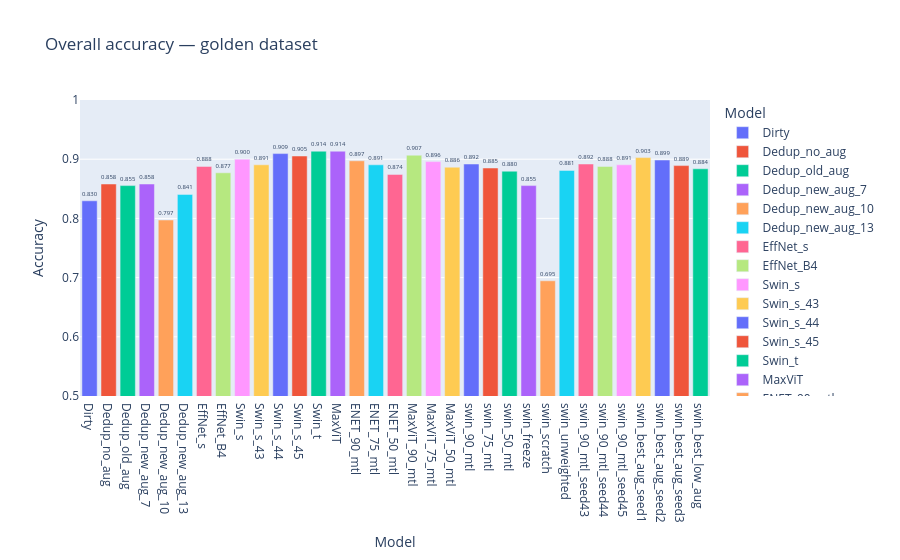
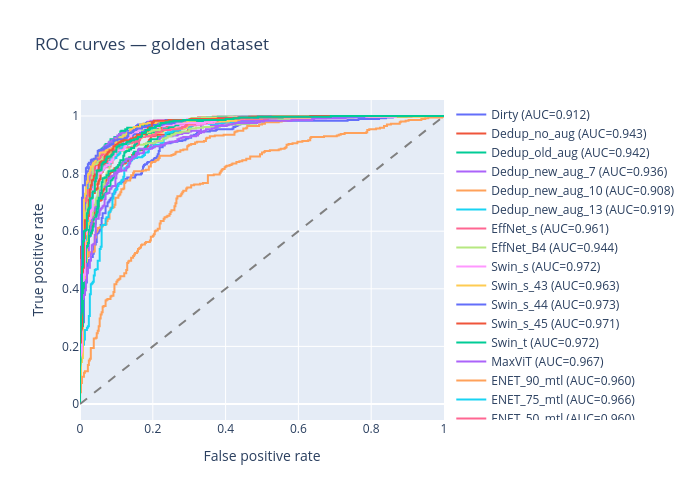
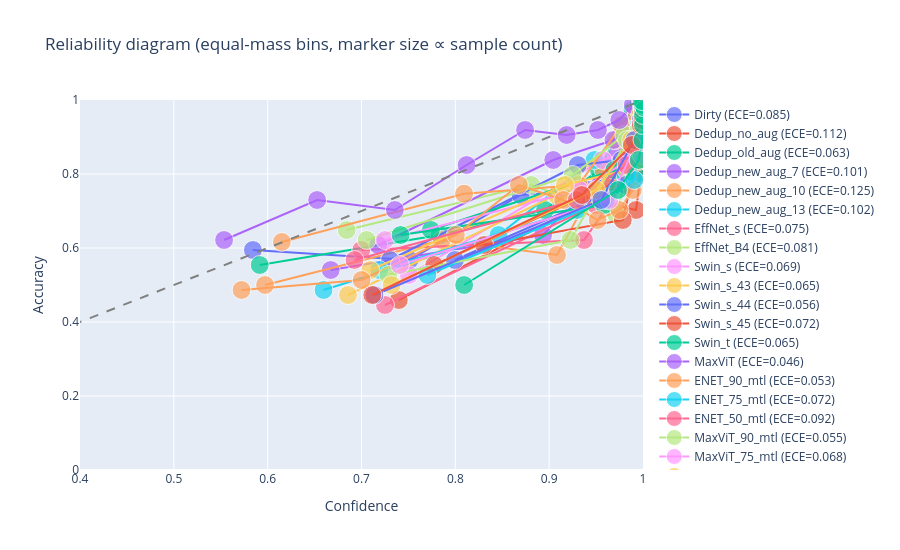

Here is the notebook cell these charts were saved with, in order:
### Code cell
# ── Compute all metrics first ─────────────────────────────────────────────────
metrics = {}
rows = []
for name, df in results.items():
    fpr, tpr, _ = roc_curve(df["true_label"], df["p_rotten"])
    auc = roc_auc_score(df["true_label"], df["p_rotten"])
    ece, bins = compute_ece(df["true_label"], df["pred"], df["confidence"])
    prec, rec, f1, _ = precision_recall_fscore_support(
        df["true_label"], df["pred"], average="binary", pos_label=1, zero_division=0
    )
    metrics[name] = {"fpr": fpr, "tpr": tpr, "auc": auc, "ece": ece, "bins": bins}
    rows.append({
        "Model":       name,
        "Accuracy":    df["correct"].mean(),
        "AUC-ROC":     auc,
        "ECE":         ece,
        "Brier":       brier_score_loss(df["true_label"], df["p_rotten"]),
        "Mean conf.":  df["confidence"].mean(),
        "Precision":   prec,
        "Recall":      rec,
        "F1":          f1,
        "N":           len(df),
    })

# ── Summary table (before figures) ────────────────────────────────────────────
summary = pd.DataFrame(rows).set_index("Model")
higher_better = ["Accuracy", "AUC-ROC", "F1", "Precision", "Recall"]
lower_better  = ["ECE", "Brier"]

def rank_highlight(col, ascending):
    """Color top 3 distinct values: dark > medium > light green."""
    ranks = col.rank(ascending=ascending, method='dense')
    colors = {
        1: 'background-color:#4C9B36; color:black; weight:bold;',  
        2: 'background-color:#97D586 ; color:black',             
        3: 'background-color:#B4E1A8; color:black',       
    }
    return [colors.get(int(r), '') for r in ranks]

display(summary.style
    .format("{:.4f}", subset=summary.columns.difference(["N"]))
    .apply(lambda c: rank_highlight(c, ascending=False), subset=higher_better)
    .apply(lambda c: rank_highlight(c, ascending=True),  subset=lower_better)
)

# ── Overall accuracy bar chart ─────────────────────────────────────────────────
overall = summary[["Accuracy"]].reset_index()
fig1 = px.bar(overall, x="Model", y="Accuracy", text_auto=".3f",
              title="Overall accuracy — golden dataset",
              color="Model", range_y=[0.5, 1.0])
fig1.update_traces(textposition="outside")
fig1.show()

# ── ROC curves ────────────────────────────────────────────────────────────────
fig_roc = go.Figure()
for name, m in metrics.items():
    fig_roc.add_trace(go.Scatter(x=m["fpr"], y=m["tpr"], mode="lines",
                                 name=f"{name} (AUC={m['auc']:.3f})"))
fig_roc.add_trace(go.Scatter(x=[0, 1], y=[0, 1], mode="lines",
                             line=dict(dash="dash", color="gray"), name="Random"))
fig_roc.update_layout(title="ROC curves — golden dataset",
                      xaxis_title="False positive rate", yaxis_title="True positive rate",
                      height=500, width=700)
fig_roc.show()

# ── Reliability diagram ───────────────────────────────────────────────────────
# Reliability diagram — equal-mass (quantile) bins + marker size ∝ sample count
# Fixes the jaggedness from sparse equal-width bins; legend click still toggles each trace
N_BINS_VIS = 10
fig_ece = go.Figure()
for name, df in results.items():
    conf = df["confidence"].values
    correct = df["correct"].values.astype(int)
    edges = np.quantile(conf, np.linspace(0, 1, N_BINS_VIS + 1))
    edges[0], edges[-1] = 0.0, 1.0
    xs, ys, counts = [], [], []
    for i in range(N_BINS_VIS):
        lo, hi = edges[i], edges[i + 1]
        m = (conf >= lo) & (conf < hi) if i < N_BINS_VIS - 1 else (conf >= lo) & (conf <= hi)
        if m.sum() < 2:
            continue
        xs.append(float(conf[m].mean()))
        ys.append(float(correct[m].mean()))
        counts.append(int(m.sum()))
    fig_ece.add_trace(go.Scatter(
        x=xs, y=ys, mode="lines+markers",
        marker=dict(size=[6 + float(np.sqrt(c)) * 1.5 for c in counts]),
        customdata=counts,
        hovertemplate="conf=%{x:.3f}<br>acc=%{y:.3f}<br>n=%{customdata}<extra></extra>",
        name=f"{name} (ECE={metrics[name]['ece']:.3f})",
    ))
fig_ece.add_trace(go.Scatter(
    x=[0, 1], y=[0, 1], mode="lines",
    line=dict(dash="dash", color="gray"), name="Perfect calibration"
))
fig_ece.update_layout(
    title="Reliability diagram (equal-mass bins, marker size ∝ sample count)",
    xaxis_title="Confidence", yaxis_title="Accuracy",
    xaxis=dict(range=[0.4, 1.0]), yaxis=dict(range=[0, 1]),
    height=550, width=900,
    legend=dict(itemclick="toggle", itemdoubleclick="toggleothers"),
)
fig_ece.show()


# ── Per-category grouped bar chart ────────────────────────────────────────────
# per_cat = []
# for name, df in results.items():
#     cat_acc = df.groupby("produce")["correct"].mean().reset_index()
#     cat_acc.columns = ["produce", "accuracy"]
#     cat_acc["model"] = name
#     per_cat.append(cat_acc)

# per_cat_df = pd.concat(per_cat)

# fig2 = px.bar(per_cat_df, x="produce", y="accuracy", color="model",
#               barmode="group", title="Per-category accuracy - golden dataset",
#               range_y=[0, 1.0], text_auto=".2f")
# fig2.update_layout(xaxis_tickangle=-45, height=500)
# fig2.show()

# ── Heatmap ───────────────────────────────────────────────────────────────────
# pivot = per_cat_df.pivot(index="model", columns="produce", values="accuracy")

# fig3 = px.imshow(pivot, text_auto=".2f", aspect="auto",
#                  color_continuous_scale="RdYlGn", range_color=[0.5, 1.0],
#                  title="Accuracy heatmap — model vs category")
# fig3.show()

# OOD golden-set accuracy - task-critical, this is what the system will actually face
# OOD AUC-ROC - robust to class imbalance, threshold-free. Great tiebreaker when accuracies are within 1-2pp
# OOD ECE/brier - calibration matters because ripeness grading downstream reads softmax confidence
# 
# 1. Identify best dataset variation using EfficientNet STL baseline (deduplication, pre-augmentation)
#    Deduplication (old aug) has wins over no aug; however, deduplicaiton + new aug has superior performance.
#    =DEDUPLICATION (NO AUG) WINS=
# 2. Identify best STL architecture at fixed optimizer (AdamW): EfficientNet vs Swin vs MaxViT
#    MAXVIT WINS BY ACC, ECE/BRIER (notably) & F1. Keep Enet_v2 for CNN comparison.
# 3. On winning arch, MTL vs STL with unified stopping criterion (primary-task loss)
# 4. On winning arch, architectural ablations:
#     - freeze / partial-freeze / finetune
#     - pretrained / random-init
#     - class-weighted / unweighted loss
# 5. Augmentation ablation on best config from (4)
# 6. Post-hoc: temperature scaling on val > OOD ECE check

### Figure 1 — Plotly figure (JSON) as saved in the notebook; plotly's stock layout.template omitted (floating-point values rounded to 4 significant figures)
{"data": [{"hovertemplate": "Model=%{x}<br>Accuracy=%{y}<extra></extra>", "legendgroup": "Dirty", "marker": {"color": "#636efa", "pattern": {"shape": ""}}, "name": "Dirty", "orientation": "v", "showlegend": true, "textposition": "outside", "texttemplate": "%{y:.3f}", "type": "bar", "x": ["Dirty"], "xaxis": "x", "y": [0.8297], "yaxis": "y"}, {"hovertemplate": "Model=%{x}<br>Accuracy=%{y}<extra></extra>", "legendgroup": "Dedup_no_aug", "marker": {"color": "#EF553B", "pattern": {"shape": ""}}, "name": "Dedup_no_aug", "orientation": "v", "showlegend": true, "textposition": "outside", "texttemplate": "%{y:.3f}", "type": "bar", "x": ["Dedup_no_aug"], "xaxis": "x", "y": [0.8581], "yaxis": "y"}, {"hovertemplate": "Model=%{x}<br>Accuracy=%{y}<extra></extra>", "legendgroup": "Dedup_old_aug", "marker": {"color": "#00cc96", "pattern": {"shape": ""}}, "name": "Dedup_old_aug", "orientation": "v", "showlegend": true, "textposition": "outside", "texttemplate": "%{y:.3f}", "type": "bar", "x": ["Dedup_old_aug"], "xaxis": "x", "y": [0.8554], "yaxis": "y"}, {"hovertemplate": "Model=%{x}<br>Accuracy=%{y}<extra></extra>", "legendgroup": "Dedup_new_aug_7", "marker": {"color": "#ab63fa", "pattern": {"shape": ""}}, "name": "Dedup_new_aug_7", "orientation": "v", "showlegend": true, "textposition": "outside", "texttemplate": "%{y:.3f}", "type": "bar", "x": ["Dedup_new_aug_7"], "xaxis": "x", "y": [0.8581], "yaxis": "y"}, {"hovertemplate": "Model=%{x}<br>Accuracy=%{y}<extra></extra>", "legendgroup": "Dedup_new_aug_10", "marker": {"color": "#FFA15A", "pattern": {"shape": ""}}, "name": "Dedup_new_aug_10", "orientation": "v", "showlegend": true, "textposition": "outside", "texttemplate": "%{y:.3f}", "type": "bar", "x": ["Dedup_new_aug_10"], "xaxis": "x", "y": [0.7973], "yaxis": "y"}, {"hovertemplate": "Model=%{x}<br>Accuracy=%{y}<extra></extra>", "legendgroup": "Dedup_new_aug_13", "marker": {"color": "#19d3f3", "pattern": {"shape": ""}}, "name": "Dedup_new_aug_13", "orientation": "v", "showlegend": true, "textposition": "outside", "texttemplate": "%{y:.3f}", "type": "bar", "x": ["Dedup_new_aug_13"], "xaxis": "x", "y": [0.8405], "yaxis": "y"}, {"hovertemplate": "Model=%{x}<br>Accuracy=%{y}<extra></extra>", "legendgroup": "EffNet_s", "marker": {"color": "#FF6692", "pattern": {"shape": ""}}, "name": "EffNet_s", "orientation": "v", "showlegend": true, "textposition": "outside", "texttemplate": "%{y:.3f}", "type": "bar", "x": ["EffNet_s"], "xaxis": "x", "y": [0.8878], "yaxis": "y"}, {"hovertemplate": "Model=%{x}<br>Accuracy=%{y}<extra></extra>", "legendgroup": "EffNet_B4", "marker": {"color": "#B6E880", "pattern": {"shape": ""}}, "name": "EffNet_B4", "orientation": "v", "showlegend": true, "textposition": "outside", "texttemplate": "%{y:.3f}", "type": "bar", "x": ["EffNet_B4"], "xaxis": "x", "y": [0.877], "yaxis": "y"}, {"hovertemplate": "Model=%{x}<br>Accuracy=%{y}<extra></extra>", "legendgroup": "Swin_s", "marker": {"color": "#FF97FF", "pattern": {"shape": ""}}, "name": "Swin_s", "orientation": "v", "showlegend": true, "textposition": "outside", "texttemplate": "%{y:.3f}", "type": "bar", "x": ["Swin_s"], "xaxis": "x", "y": [0.9], "yaxis": "y"}, {"hovertemplate": "Model=%{x}<br>Accuracy=%{y}<extra></extra>", "legendgroup": "Swin_s_43", "marker": {"color": "#FECB52", "pattern": {"shape": ""}}, "name": "Swin_s_43", "orientation": "v", "showlegend": true, "textposition": "outside", "texttemplate": "%{y:.3f}", "type": "bar", "x": ["Swin_s_43"], "xaxis": "x", "y": [0.8905], "yaxis": "y"}, {"hovertemplate": "Model=%{x}<br>Accuracy=%{y}<extra></extra>", "legendgroup": "Swin_s_44", "marker": {"color": "#636efa", "pattern": {"shape": ""}}, "name": "Swin_s_44", "orientation": "v", "showlegend": true, "textposition": "outside", "texttemplate": "%{y:.3f}", "type": "bar", "x": ["Swin_s_44"], "xaxis": "x", "y": [0.9095], "yaxis": "y"}, {"hovertemplate": "Model=%{x}<br>Accuracy=%{y}<extra></extra>", "legendgroup": "Swin_s_45", "marker": {"color": "#EF553B", "pattern": {"shape": ""}}, "name": "Swin_s_45", "orientation": "v", "showlegend": true, "textposition": "outside", "texttemplate": "%{y:.3f}", "type": "bar", "x": ["Swin_s_45"], "xaxis": "x", "y": [0.9054], "yaxis": "y"}, {"hovertemplate": "Model=%{x}<br>Accuracy=%{y}<extra></extra>", "legendgroup": "Swin_t", "marker": {"color": "#00cc96", "pattern": {"shape": ""}}, "name": "Swin_t", "orientation": "v", "showlegend": true, "textposition": "outside", "texttemplate": "%{y:.3f}", "type": "bar", "x": ["Swin_t"], "xaxis": "x", "y": [0.9135], "yaxis": "y"}, {"hovertemplate": "Model=%{x}<br>Accuracy=%{y}<extra></extra>", "legendgroup": "MaxViT", "marker": {"color": "#ab63fa", "pattern": {"shape": ""}}, "name": "MaxViT", "orientation": "v", "showlegend": true, "textposition": "outside", "texttemplate": "%{y:.3f}", "type": "bar", "x": ["MaxViT"], "xaxis": "x", "y": [0.9135], "yaxis": "y"}, {"hovertemplate": "Model=%{x}<br>Accuracy=%{y}<extra></extra>", "legendgroup": "ENET_90_mtl", "marker": {"color": "#FFA15A", "pattern": {"shape": ""}}, "name": "ENET_90_mtl", "orientation": "v", "showlegend": true, "textposition": "outside", "texttemplate": "%{y:.3f}", "type": "bar", "x": ["ENET_90_mtl"], "xaxis": "x", "y": [0.8973], "yaxis": "y"}, {"hovertemplate": "Model=%{x}<br>Accuracy=%{y}<extra></extra>", "legendgroup": "ENET_75_mtl", "marker": {"color": "#19d3f3", "pattern": {"shape": ""}}, "name": "ENET_75_mtl", "orientation": "v", "showlegend": true, "textposition": "outside", "texttemplate": "%{y:.3f}", "type": "bar", "x": ["ENET_75_mtl"], "xaxis": "x", "y": [0.8905], "yaxis": "y"}, {"hovertemplate": "Model=%{x}<br>Accuracy=%{y}<extra></extra>", "legendgroup": "ENET_50_mtl", "marker": {"color": "#FF6692", "pattern": {"shape": ""}}, "name": "ENET_50_mtl", "orientation": "v", "showlegend": true, "textposition": "outside", "texttemplate": "%{y:.3f}", "type": "bar", "x": ["ENET_50_mtl"], "xaxis": "x", "y": [0.8743], "yaxis": "y"}, {"hovertemplate": "Model=%{x}<br>Accuracy=%{y}<extra></extra>", "legendgroup": "MaxViT_90_mtl", "marker": {"color": "#B6E880", "pattern": {"shape": ""}}, "name": "MaxViT_90_mtl", "orientation": "v", "showlegend": true, "textposition": "outside", "texttemplate": "%{y:.3f}", "type": "bar", "x": ["MaxViT_90_mtl"], "xaxis": "x", "y": [0.9068], "yaxis": "y"}, {"hovertemplate": "Model=%{x}<br>Accuracy=%{y}<extra></extra>", "legendgroup": "MaxViT_75_mtl", "marker": {"color": "#FF97FF", "pattern": {"shape": ""}}, "name": "MaxViT_75_mtl", "orientation": "v", "showlegend": true, "textposition": "outside", "texttemplate": "%{y:.3f}", "type": "bar", "x": ["MaxViT_75_mtl"], "xaxis": "x", "y": [0.8959], "yaxis": "y"}, {"hovertemplate": "Model=%{x}<br>Accuracy=%{y}<extra></extra>", "legendgroup": "MaxViT_50_mtl", "marker": {"color": "#FECB52", "pattern": {"shape": ""}}, "name": "MaxViT_50_mtl", "orientation": "v", "showlegend": true, "textposition": "outside", "texttemplate": "%{y:.3f}", "type": "bar", "x": ["MaxViT_50_mtl"], "xaxis": "x", "y": [0.8865], "yaxis": "y"}, {"hovertemplate": "Model=%{x}<br>Accuracy=%{y}<extra></extra>", "legendgroup": "swin_90_mtl", "marker": {"color": "#636efa", "pattern": {"shape": ""}}, "name": "swin_90_mtl", "orientation": "v", "showlegend": true, "textposition": "outside", "texttemplate": "%{y:.3f}", "type": "bar", "x": ["swin_90_mtl"], "xaxis": "x", "y": [0.8919], "yaxis": "y"}, {"hovertemplate": "Model=%{x}<br>Accuracy=%{y}<extra></extra>", "legendgroup": "swin_75_mtl", "marker": {"color": "#EF553B", "pattern": {"shape": ""}}, "name": "swin_75_mtl", "orientation": "v", "showlegend": true, "textposition": "outside", "texttemplate": "%{y:.3f}", "type": "bar", "x": ["swin_75_mtl"], "xaxis": "x", "y": [0.8851], "yaxis": "y"}, {"hovertemplate": "Model=%{x}<br>Accuracy=%{y}<extra></extra>", "legendgroup": "swin_50_mtl", "marker": {"color": "#00cc96", "pattern": {"shape": ""}}, "name": "swin_50_mtl", "orientation": "v", "showlegend": true, "textposition": "outside", "texttemplate": "%{y:.3f}", "type": "bar", "x": ["swin_50_mtl"], "xaxis": "x", "y": [0.8797], "yaxis": "y"}, {"hovertemplate": "Model=%{x}<br>Accuracy=%{y}<extra></extra>", "legendgroup": "swin_freeze", "marker": {"color": "#ab63fa", "pattern": {"shape": ""}}, "name": "swin_freeze", "orientation": "v", "showlegend": true, "textposition": "outside", "texttemplate": "%{y:.3f}", "type": "bar", "x": ["swin_freeze"], "xaxis": "x", "y": [0.8554], "yaxis": "y"}, {"hovertemplate": "Model=%{x}<br>Accuracy=%{y}<extra></extra>", "legendgroup": "swin_scratch", "marker": {"color": "#FFA15A", "pattern": {"shape": ""}}, "name": "swin_scratch", "orientation": "v", "showlegend": true, "textposition": "outside", "texttemplate": "%{y:.3f}", "type": "bar", "x": ["swin_scratch"], "xaxis": "x", "y": [0.6946], "yaxis": "y"}, {"hovertemplate": "Model=%{x}<br>Accuracy=%{y}<extra></extra>", "legendgroup": "swin_unweighted", "marker": {"color": "#19d3f3", "pattern": {"shape": ""}}, "name": "swin_unweighted", "orientation": "v", "showlegend": true, "textposition": "outside", "texttemplate": "%{y:.3f}", "type": "bar", "x": ["swin_unweighted"], "xaxis": "x", "y": [0.8811], "yaxis": "y"}, {"hovertemplate": "Model=%{x}<br>Accuracy=%{y}<extra></extra>", "legendgroup": "swin_90_mtl_seed43", "marker": {"color": "#FF6692", "pattern": {"shape": ""}}, "name": "swin_90_mtl_seed43", "orientation": "v", "showlegend": true, "textposition": "outside", "texttemplate": "%{y:.3f}", "type": "bar", "x": ["swin_90_mtl_seed43"], "xaxis": "x", "y": [0.8919], "yaxis": "y"}, {"hovertemplate": "Model=%{x}<br>Accuracy=%{y}<extra></extra>", "legendgroup": "swin_90_mtl_seed44", "marker": {"color": "#B6E880", "pattern": {"shape": ""}}, "name": "swin_90_mtl_seed44", "orientation": "v", "showlegend": true, "textposition": "outside", "texttemplate": "%{y:.3f}", "type": "bar", "x": ["swin_90_mtl_seed44"], "xaxis": "x", "y": [0.8878], "yaxis": "y"}, {"hovertemplate": "Model=%{x}<br>Accuracy=%{y}<extra></extra>", "legendgroup": "swin_90_mtl_seed45", "marker": {"color": "#FF97FF", "pattern": {"shape": ""}}, "name": "swin_90_mtl_seed45", "orientation": "v", "showlegend": true, "textposition": "outside", "texttemplate": "%{y:.3f}", "type": "bar", "x": ["swin_90_mtl_seed45"], "xaxis": "x", "y": [0.8905], "yaxis": "y"}, {"hovertemplate": "Model=%{x}<br>Accuracy=%{y}<extra></extra>", "legendgroup": "swin_best_aug_seed1", "marker": {"color": "#FECB52", "pattern": {"shape": ""}}, "name": "swin_best_aug_seed1", "orientation": "v", "showlegend": true, "textposition": "outside", "texttemplate": "%{y:.3f}", "type": "bar", "x": ["swin_best_aug_seed1"], "xaxis": "x", "y": [0.9027], "yaxis": "y"}, {"hovertemplate": "Model=%{x}<br>Accuracy=%{y}<extra></extra>", "legendgroup": "swin_best_aug_seed2", "marker": {"color": "#636efa", "pattern": {"shape": ""}}, "name": "swin_best_aug_seed2", "orientation": "v", "showlegend": true, "textposition": "outside", "texttemplate": "%{y:.3f}", "type": "bar", "x": ["swin_best_aug_seed2"], "xaxis": "x", "y": [0.8986], "yaxis": "y"}, {"hovertemplate": "Model=%{x}<br>Accuracy=%{y}<extra></extra>", "legendgroup": "swin_best_aug_seed3", "marker": {"color": "#EF553B", "pattern": {"shape": ""}}, "name": "swin_best_aug_seed3", "orientation": "v", "showlegend": true, "textposition": "outside", "texttemplate": "%{y:.3f}", "type": "bar", "x": ["swin_best_aug_seed3"], "xaxis": "x", "y": [0.8892], "yaxis": "y"}, {"hovertemplate": "Model=%{x}<br>Accuracy=%{y}<extra></extra>", "legendgroup": "swin_best_low_aug", "marker": {"color": "#00cc96", "pattern": {"shape": ""}}, "name": "swin_best_low_aug", "orientation": "v", "showlegend": true, "textposition": "outside", "texttemplate": "%{y:.3f}", "type": "bar", "x": ["swin_best_low_aug"], "xaxis": "x", "y": [0.8838], "yaxis": "y"}], "layout": {"barmode": "relative", "legend": {"title": {"text": "Model"}, "tracegroupgap": 0}, "title": {"text": "Overall accuracy — golden dataset"}, "xaxis": {"anchor": "y", "categoryarray": ["Dirty", "Dedup_no_aug", "Dedup_old_aug", "Dedup_new_aug_7", "Dedup_new_aug_10", "Dedup_new_aug_13", "EffNet_s", "EffNet_B4", "Swin_s", "Swin_s_43", "Swin_s_44", "Swin_s_45", "Swin_t", "MaxViT", "ENET_90_mtl", "ENET_75_mtl", "ENET_50_mtl", "MaxViT_90_mtl", "MaxViT_75_mtl", "MaxViT_50_mtl", "swin_90_mtl", "swin_75_mtl", "swin_50_mtl", "swin_freeze", "swin_scratch", "swin_unweighted", "swin_90_mtl_seed43", "swin_90_mtl_seed44", "swin_90_mtl_seed45", "swin_best_aug_seed1", "swin_best_aug_seed2", "swin_best_aug_seed3", "swin_best_low_aug"], "categoryorder": "array", "domain": [0, 1], "title": {"text": "Model"}}, "yaxis": {"anchor": "x", "domain": [0, 1], "range": [0.5, 1], "title": {"text": "Accuracy"}}}}

### Figure 2 — Plotly figure (JSON) as saved in the notebook; plotly's stock layout.template omitted (floating-point values rounded to 4 significant figures; data arrays with more than 128 entries replaced by an {"elided": "..."} marker saying what was removed)
{"data": [{"mode": "lines", "name": "Dirty (AUC=0.912)", "type": "scatter", "x": {"elided": "210 float values"}, "y": {"elided": "210 float values"}}, {"mode": "lines", "name": "Dedup_no_aug (AUC=0.943)", "type": "scatter", "x": {"elided": "170 float values"}, "y": {"elided": "170 float values"}}, {"mode": "lines", "name": "Dedup_old_aug (AUC=0.942)", "type": "scatter", "x": {"elided": "180 float values"}, "y": {"elided": "180 float values"}}, {"mode": "lines", "name": "Dedup_new_aug_7 (AUC=0.936)", "type": "scatter", "x": {"elided": "180 float values"}, "y": {"elided": "180 float values"}}, {"mode": "lines", "name": "Dedup_new_aug_10 (AUC=0.908)", "type": "scatter", "x": {"elided": "195 float values"}, "y": {"elided": "195 float values"}}, {"mode": "lines", "name": "Dedup_new_aug_13 (AUC=0.919)", "type": "scatter", "x": {"elided": "196 float values"}, "y": {"elided": "196 float values"}}, {"mode": "lines", "name": "EffNet_s (AUC=0.961)", "type": "scatter", "x": {"elided": "157 float values"}, "y": {"elided": "157 float values"}}, {"mode": "lines", "name": "EffNet_B4 (AUC=0.944)", "type": "scatter", "x": {"elided": "184 float values"}, "y": {"elided": "184 float values"}}, {"mode": "lines", "name": "Swin_s (AUC=0.972)", "type": "scatter", "x": {"elided": "158 float values"}, "y": {"elided": "158 float values"}}, {"mode": "lines", "name": "Swin_s_43 (AUC=0.963)", "type": "scatter", "x": {"elided": "162 float values"}, "y": {"elided": "162 float values"}}, {"mode": "lines", "name": "Swin_s_44 (AUC=0.973)", "type": "scatter", "x": {"elided": "147 float values"}, "y": {"elided": "147 float values"}}, {"mode": "lines", "name": "Swin_s_45 (AUC=0.971)", "type": "scatter", "x": {"elided": "161 float values"}, "y": {"elided": "161 float values"}}, {"mode": "lines", "name": "Swin_t (AUC=0.972)", "type": "scatter", "x": {"elided": "137 float values"}, "y": {"elided": "137 float values"}}, {"mode": "lines", "name": "MaxViT (AUC=0.967)", "type": "scatter", "x": {"elided": "145 float values"}, "y": {"elided": "145 float values"}}, {"mode": "lines", "name": "ENET_90_mtl (AUC=0.960)", "type": "scatter", "x": {"elided": "154 float values"}, "y": {"elided": "154 float values"}}, {"mode": "lines", "name": "ENET_75_mtl (AUC=0.966)", "type": "scatter", "x": {"elided": "173 float values"}, "y": {"elided": "173 float values"}}, {"mode": "lines", "name": "ENET_50_mtl (AUC=0.960)", "type": "scatter", "x": {"elided": "169 float values"}, "y": {"elided": "169 float values"}}, {"mode": "lines", "name": "MaxViT_90_mtl (AUC=0.965)", "type": "scatter", "x": {"elided": "170 float values"}, "y": {"elided": "170 float values"}}, {"mode": "lines", "name": "MaxViT_75_mtl (AUC=0.959)", "type": "scatter", "x": {"elided": "163 float values"}, "y": {"elided": "163 float values"}}, {"mode": "lines", "name": "MaxViT_50_mtl (AUC=0.953)", "type": "scatter", "x": {"elided": "164 float values"}, "y": {"elided": "164 float values"}}, {"mode": "lines", "name": "swin_90_mtl (AUC=0.966)", "type": "scatter", "x": {"elided": "168 float values"}, "y": {"elided": "168 float values"}}, {"mode": "lines", "name": "swin_75_mtl (AUC=0.960)", "type": "scatter", "x": {"elided": "170 float values"}, "y": {"elided": "170 float values"}}, {"mode": "lines", "name": "swin_50_mtl (AUC=0.948)", "type": "scatter", "x": {"elided": "182 float values"}, "y": {"elided": "182 float values"}}, {"mode": "lines", "name": "swin_freeze (AUC=0.925)", "type": "scatter", "x": {"elided": "201 float values"}, "y": {"elided": "201 float values"}}, {"mode": "lines", "name": "swin_scratch (AUC=0.777)", "type": "scatter", "x": {"elided": "291 float values"}, "y": {"elided": "291 float values"}}, {"mode": "lines", "name": "swin_unweighted (AUC=0.960)", "type": "scatter", "x": {"elided": "175 float values"}, "y": {"elided": "175 float values"}}, {"mode": "lines", "name": "swin_90_mtl_seed43 (AUC=0.961)", "type": "scatter", "x": {"elided": "154 float values"}, "y": {"elided": "154 float values"}}, {"mode": "lines", "name": "swin_90_mtl_seed44 (AUC=0.966)", "type": "scatter", "x": {"elided": "166 float values"}, "y": {"elided": "166 float values"}}, {"mode": "lines", "name": "swin_90_mtl_seed45 (AUC=0.958)", "type": "scatter", "x": {"elided": "158 float values"}, "y": {"elided": "158 float values"}}, {"mode": "lines", "name": "swin_best_aug_seed1 (AUC=0.972)", "type": "scatter", "x": {"elided": "160 float values"}, "y": {"elided": "160 float values"}}, {"mode": "lines", "name": "swin_best_aug_seed2 (AUC=0.973)", "type": "scatter", "x": {"elided": "165 float values"}, "y": {"elided": "165 float values"}}, {"mode": "lines", "name": "swin_best_aug_seed3 (AUC=0.965)", "type": "scatter", "x": {"elided": "167 float values"}, "y": {"elided": "167 float values"}}, {"mode": "lines", "name": "swin_best_low_aug (AUC=0.962)", "type": "scatter", "x": {"elided": "166 float values"}, "y": {"elided": "166 float values"}}, {"line": {"color": "gray", "dash": "dash"}, "mode": "lines", "name": "Random", "type": "scatter", "x": [0, 1], "y": [0, 1]}], "layout": {"height": 500, "title": {"text": "ROC curves — golden dataset"}, "width": 700, "xaxis": {"title": {"text": "False positive rate"}}, "yaxis": {"title": {"text": "True positive rate"}}}}

### Figure 3 — Plotly figure (JSON) as saved in the notebook; plotly's stock layout.template omitted (floating-point values rounded to 4 significant figures)
{"data": [{"customdata": [74, 74, 74, 74, 74, 73, 75, 74, 74, 74], "hovertemplate": "conf=%{x:.3f}<br>acc=%{y:.3f}<br>n=%{customdata}<extra></extra>", "marker": {"size": [18.9, 18.9, 18.9, 18.9, 18.9, 18.82, 18.99, 18.9, 18.9, 18.9]}, "mode": "lines+markers", "name": "Dirty (ECE=0.085)", "type": "scatter", "x": [0.5843, 0.7511, 0.8695, 0.9415, 0.9781, 0.9921, 0.9966, 0.9988, 0.9996, 0.9999], "y": [0.5946, 0.5676, 0.7432, 0.7568, 0.8243, 0.9452, 0.96, 0.9865, 0.9595, 0.9595]}, {"customdata": [74, 74, 74, 73, 75, 72, 72, 55, 171], "hovertemplate": "conf=%{x:.3f}<br>acc=%{y:.3f}<br>n=%{customdata}<extra></extra>", "marker": {"size": [18.9, 18.9, 18.9, 18.82, 18.99, 18.73, 18.73, 17.12, 25.62]}, "mode": "lines+markers", "name": "Dedup_no_aug (ECE=0.112)", "type": "scatter", "x": [0.7398, 0.9442, 0.9926, 0.9993, 0.9999, 1.0, 1.0, 1.0, 1], "y": [0.4595, 0.7297, 0.7027, 0.8356, 0.9467, 0.9444, 0.9722, 1, 0.9942]}, {"customdata": [74, 74, 74, 74, 74, 74, 74, 74, 74, 74], "hovertemplate": "conf=%{x:.3f}<br>acc=%{y:.3f}<br>n=%{customdata}<extra></extra>", "marker": {"size": [18.9, 18.9, 18.9, 18.9, 18.9, 18.9, 18.9, 18.9, 18.9, 18.9]}, "mode": "lines+markers", "name": "Dedup_old_aug (ECE=0.063)", "type": "scatter", "x": [0.5915, 0.7833, 0.8955, 0.953, 0.9784, 0.9888, 0.995, 0.998, 0.9994, 1.0], "y": [0.5541, 0.6351, 0.7027, 0.8108, 0.9324, 0.973, 0.9865, 1, 0.9595, 1]}, {"customdata": [74, 74, 74, 74, 74, 74, 74, 74, 70, 78], "hovertemplate": "conf=%{x:.3f}<br>acc=%{y:.3f}<br>n=%{customdata}<extra></extra>", "marker": {"size": [18.9, 18.9, 18.9, 18.9, 18.9, 18.9, 18.9, 18.9, 18.55, 19.25]}, "mode": "lines+markers", "name": "Dedup_new_aug_7 (ECE=0.101)", "type": "scatter", "x": [0.6672, 0.8935, 0.9724, 0.9948, 0.999, 0.9998, 0.9999, 1.0, 1.0, 1], "y": [0.5405, 0.6351, 0.8514, 0.8243, 0.8784, 0.9595, 0.9324, 0.973, 0.9857, 1]}, {"customdata": [74, 74, 74, 74, 73, 75, 74, 74, 74, 74], "hovertemplate": "conf=%{x:.3f}<br>acc=%{y:.3f}<br>n=%{customdata}<extra></extra>", "marker": {"size": [18.9, 18.9, 18.9, 18.9, 18.82, 18.99, 18.9, 18.9, 18.9, 18.9]}, "mode": "lines+markers", "name": "Dedup_new_aug_10 (ECE=0.125)", "type": "scatter", "x": [0.5972, 0.7857, 0.9083, 0.958, 0.9842, 0.9944, 0.9984, 0.9996, 1.0, 1.0], "y": [0.5, 0.6216, 0.5811, 0.8108, 0.8356, 0.88, 0.8514, 0.9189, 0.973, 1]}, {"customdata": [74, 74, 74, 74, 74, 74, 74, 74, 69, 79], "hovertemplate": "conf=%{x:.3f}<br>acc=%{y:.3f}<br>n=%{customdata}<extra></extra>", "marker": {"size": [18.9, 18.9, 18.9, 18.9, 18.9, 18.9, 18.9, 18.9, 18.46, 19.33]}, "mode": "lines+markers", "name": "Dedup_new_aug_13 (ECE=0.102)", "type": "scatter", "x": [0.6595, 0.846, 0.9483, 0.983, 0.9943, 0.9987, 0.9995, 0.9999, 1.0, 1.0], "y": [0.4865, 0.6351, 0.8378, 0.8378, 0.9189, 0.8514, 0.9189, 0.9459, 0.971, 1]}, {"customdata": [74, 74, 74, 74, 74, 74, 74, 74, 46, 102], "hovertemplate": "conf=%{x:.3f}<br>acc=%{y:.3f}<br>n=%{customdata}<extra></extra>", "marker": {"size": [18.9, 18.9, 18.9, 18.9, 18.9, 18.9, 18.9, 18.9, 16.17, 21.15]}, "mode": "lines+markers", "name": "EffNet_s (ECE=0.075)", "type": "scatter", "x": [0.6998, 0.9371, 0.9895, 0.9974, 0.9993, 0.9998, 1.0, 1.0, 1.0, 1], "y": [0.5946, 0.6216, 0.8108, 0.9865, 0.9189, 0.9865, 0.9865, 0.973, 1, 1]}, {"customdata": [74, 74, 74, 74, 74, 74, 74, 74, 63, 85], "hovertemplate": "conf=%{x:.3f}<br>acc=%{y:.3f}<br>n=%{customdata}<extra></extra>", "marker": {"size": [18.9, 18.9, 18.9, 18.9, 18.9, 18.9, 18.9, 18.9, 17.91, 19.83]}, "mode": "lines+markers", "name": "EffNet_B4 (ECE=0.081)", "type": "scatter", "x": [0.6842, 0.8809, 0.9717, 0.9934, 0.9983, 0.9995, 0.9999, 1.0, 1.0, 1.0], "y": [0.6486, 0.7703, 0.6892, 0.9189, 0.8514, 0.9324, 0.973, 0.9865, 1, 1]}, {"customdata": [74, 74, 74, 74, 74, 74, 73, 74, 65, 84], "hovertemplate": "conf=%{x:.3f}<br>acc=%{y:.3f}<br>n=%{customdata}<extra></extra>", "marker": {"size": [18.9, 18.9, 18.9, 18.9, 18.9, 18.9, 18.82, 18.9, 18.09, 19.75]}, "mode": "lines+markers", "name": "Swin_s (ECE=0.069)", "type": "scatter", "x": [0.7505, 0.9569, 0.9897, 0.9977, 0.9996, 0.9999, 1.0, 1.0, 1.0, 1.0], "y": [0.527, 0.8378, 0.8649, 0.8919, 0.9459, 0.973, 0.9726, 0.9865, 1, 1]}, {"customdata": [74, 74, 74, 74, 74, 74, 74, 74, 74, 74], "hovertemplate": "conf=%{x:.3f}<br>acc=%{y:.3f}<br>n=%{customdata}<extra></extra>", "marker": {"size": [18.9, 18.9, 18.9, 18.9, 18.9, 18.9, 18.9, 18.9, 18.9, 18.9]}, "mode": "lines+markers", "name": "Swin_s_43 (ECE=0.065)", "type": "scatter", "x": [0.6856, 0.9078, 0.9708, 0.9906, 0.9974, 0.9992, 0.9997, 0.9999, 1.0, 1.0], "y": [0.473, 0.7432, 0.8919, 0.8919, 1, 0.9324, 1, 0.9865, 0.9865, 1]}, {"customdata": [74, 74, 74, 74, 74, 74, 74, 74, 74, 74], "hovertemplate": "conf=%{x:.3f}<br>acc=%{y:.3f}<br>n=%{customdata}<extra></extra>", "marker": {"size": [18.9, 18.9, 18.9, 18.9, 18.9, 18.9, 18.9, 18.9, 18.9, 18.9]}, "mode": "lines+markers", "name": "Swin_s_44 (ECE=0.056)", "type": "scatter", "x": [0.7304, 0.9305, 0.9771, 0.993, 0.9979, 0.9992, 0.9997, 0.9999, 1.0, 1.0], "y": [0.5676, 0.8243, 0.8378, 0.9595, 0.9865, 0.9459, 1, 0.973, 1, 1]}, {"customdata": [74, 74, 74, 74, 74, 74, 73, 72, 74, 77], "hovertemplate": "conf=%{x:.3f}<br>acc=%{y:.3f}<br>n=%{customdata}<extra></extra>", "marker": {"size": [18.9, 18.9, 18.9, 18.9, 18.9, 18.9, 18.82, 18.73, 18.9, 19.16]}, "mode": "lines+markers", "name": "Swin_s_45 (ECE=0.072)", "type": "scatter", "x": [0.7775, 0.9645, 0.9925, 0.999, 0.9998, 0.9999, 1.0, 1.0, 1.0, 1.0], "y": [0.5541, 0.7703, 0.8784, 0.9595, 0.9459, 0.9595, 1, 0.9861, 1, 1]}, {"customdata": [74, 74, 74, 74, 74, 74, 70, 70, 38, 118], "hovertemplate": "conf=%{x:.3f}<br>acc=%{y:.3f}<br>n=%{customdata}<extra></extra>", "marker": {"size": [18.9, 18.9, 18.9, 18.9, 18.9, 18.9, 18.55, 18.55, 15.25, 22.29]}, "mode": "lines+markers", "name": "Swin_t (ECE=0.065)", "type": "scatter", "x": [0.7739, 0.9693, 0.9961, 0.9995, 0.9999, 1.0, 1.0, 1.0, 1.0, 1], "y": [0.6486, 0.8108, 0.8649, 0.9595, 0.9189, 0.973, 0.9714, 0.9857, 1, 1]}, {"customdata": [74, 74, 74, 74, 74, 74, 74, 74, 74, 74], "hovertemplate": "conf=%{x:.3f}<br>acc=%{y:.3f}<br>n=%{customdata}<extra></extra>", "marker": {"size": [18.9, 18.9, 18.9, 18.9, 18.9, 18.9, 18.9, 18.9, 18.9, 18.9]}, "mode": "lines+markers", "name": "MaxViT (ECE=0.046)", "type": "scatter", "x": [0.7178, 0.9043, 0.9685, 0.9886, 0.9952, 0.998, 0.9991, 0.9995, 0.9998, 0.9999], "y": [0.6081, 0.8378, 0.8919, 0.9189, 0.9459, 0.973, 0.9595, 1, 1, 1]}, {"customdata": [73, 75, 74, 74, 74, 74, 73, 75, 74, 74], "hovertemplate": "conf=%{x:.3f}<br>acc=%{y:.3f}<br>n=%{customdata}<extra></extra>", "marker": {"size": [18.82, 18.99, 18.9, 18.9, 18.9, 18.9, 18.82, 18.99, 18.9, 18.9]}, "mode": "lines+markers", "name": "ENET_90_mtl (ECE=0.053)", "type": "scatter", "x": [0.6151, 0.8093, 0.9314, 0.9773, 0.993, 0.9982, 0.9996, 0.9999, 1.0, 1.0], "y": [0.6164, 0.7467, 0.7703, 0.9324, 0.9595, 0.9865, 0.9863, 0.9867, 0.9865, 1]}, {"customdata": [74, 74, 74, 74, 74, 74, 74, 74, 74, 74], "hovertemplate": "conf=%{x:.3f}<br>acc=%{y:.3f}<br>n=%{customdata}<extra></extra>", "marker": {"size": [18.9, 18.9, 18.9, 18.9, 18.9, 18.9, 18.9, 18.9, 18.9, 18.9]}, "mode": "lines+markers", "name": "ENET_75_mtl (ECE=0.072)", "type": "scatter", "x": [0.719, 0.9296, 0.9815, 0.9953, 0.9986, 0.9995, 0.9998, 1.0, 1.0, 1.0], "y": [0.5405, 0.7027, 0.7973, 0.9324, 0.9595, 0.9865, 0.9865, 1, 1, 1]}, {"customdata": [74, 74, 73, 75, 74, 74, 72, 75, 41, 108], "hovertemplate": "conf=%{x:.3f}<br>acc=%{y:.3f}<br>n=%{customdata}<extra></extra>", "marker": {"size": [18.9, 18.9, 18.82, 18.99, 18.9, 18.9, 18.73, 18.99, 15.6, 21.59]}, "mode": "lines+markers", "name": "ENET_50_mtl (ECE=0.092)", "type": "scatter", "x": [0.725, 0.9498, 0.9938, 0.9991, 0.9998, 1.0, 1.0, 1.0, 1.0, 1.0], "y": [0.4459, 0.7162, 0.7945, 0.9067, 0.9459, 0.9324, 1, 1, 1, 1]}, {"customdata": [74, 74, 74, 74, 74, 74, 74, 74, 72, 76], "hovertemplate": "conf=%{x:.3f}<br>acc=%{y:.3f}<br>n=%{customdata}<extra></extra>", "marker": {"size": [18.9, 18.9, 18.9, 18.9, 18.9, 18.9, 18.9, 18.9, 18.73, 19.08]}, "mode": "lines+markers", "name": "MaxViT_90_mtl (ECE=0.055)", "type": "scatter", "x": [0.7055, 0.925, 0.9801, 0.9955, 0.9989, 0.9996, 0.9998, 0.9999, 1.0, 1.0], "y": [0.6216, 0.7973, 0.9054, 0.8514, 0.9459, 0.9865, 0.9865, 0.9865, 1, 0.9868]}, {"customdata": [74, 74, 74, 74, 74, 74, 74, 74, 74, 74], "hovertemplate": "conf=%{x:.3f}<br>acc=%{y:.3f}<br>n=%{customdata}<extra></extra>", "marker": {"size": [18.9, 18.9, 18.9, 18.9, 18.9, 18.9, 18.9, 18.9, 18.9, 18.9]}, "mode": "lines+markers", "name": "MaxViT_75_mtl (ECE=0.068)", "type": "scatter", "x": [0.7251, 0.9322, 0.9848, 0.9967, 0.999, 0.9997, 0.9999, 1.0, 1.0, 1.0], "y": [0.6216, 0.7568, 0.8378, 0.9324, 0.8784, 0.9865, 0.9865, 0.973, 0.9865, 1]}, {"customdata": [74, 74, 74, 74, 74, 74, 74, 74, 74, 74], "hovertemplate": "conf=%{x:.3f}<br>acc=%{y:.3f}<br>n=%{customdata}<extra></extra>", "marker": {"size": [18.9, 18.9, 18.9, 18.9, 18.9, 18.9, 18.9, 18.9, 18.9, 18.9]}, "mode": "lines+markers", "name": "MaxViT_50_mtl (ECE=0.074)", "type": "scatter", "x": [0.7094, 0.9167, 0.9824, 0.9953, 0.9988, 0.9997, 0.9999, 1.0, 1.0, 1.0], "y": [0.5405, 0.7703, 0.8108, 0.8919, 0.973, 0.9459, 0.973, 1, 0.973, 0.9865]}, {"customdata": [74, 74, 74, 74, 74, 72, 71, 64, 86, 77], "hovertemplate": "conf=%{x:.3f}<br>acc=%{y:.3f}<br>n=%{customdata}<extra></extra>", "marker": {"size": [18.9, 18.9, 18.9, 18.9, 18.9, 18.73, 18.64, 18, 19.91, 19.16]}, "mode": "lines+markers", "name": "swin_90_mtl (ECE=0.086)", "type": "scatter", "x": [0.7996, 0.9814, 0.9966, 0.9995, 0.9999, 1.0, 1.0, 1.0, 1.0, 1], "y": [0.5676, 0.7703, 0.8243, 0.8649, 0.9459, 0.9861, 0.9859, 0.9688, 1, 1]}, {"customdata": [74, 74, 74, 74, 74, 73, 75, 70, 46, 106], "hovertemplate": "conf=%{x:.3f}<br>acc=%{y:.3f}<br>n=%{customdata}<extra></extra>", "marker": {"size": [18.9, 18.9, 18.9, 18.9, 18.9, 18.82, 18.99, 18.55, 16.17, 21.44]}, "mode": "lines+markers", "name": "swin_75_mtl (ECE=0.099)", "type": "scatter", "x": [0.8307, 0.9785, 0.9965, 0.9996, 1.0, 1.0, 1.0, 1.0, 1.0, 1], "y": [0.6081, 0.6757, 0.8784, 0.8243, 0.9324, 0.9726, 0.9867, 0.9857, 0.9783, 1]}, {"customdata": [74, 74, 74, 74, 74, 74, 74, 72, 66, 84], "hovertemplate": "conf=%{x:.3f}<br>acc=%{y:.3f}<br>n=%{customdata}<extra></extra>", "marker": {"size": [18.9, 18.9, 18.9, 18.9, 18.9, 18.9, 18.9, 18.73, 18.19, 19.75]}, "mode": "lines+markers", "name": "swin_50_mtl (ECE=0.095)", "type": "scatter", "x": [0.7417, 0.9588, 0.9919, 0.9987, 0.9998, 1.0, 1.0, 1.0, 1.0, 1.0], "y": [0.6351, 0.7162, 0.7973, 0.8919, 0.8784, 0.9459, 0.973, 0.9861, 0.9848, 0.9881]}, {"customdata": [74, 74, 74, 74, 74, 74, 74, 74, 74, 74], "hovertemplate": "conf=%{x:.3f}<br>acc=%{y:.3f}<br>n=%{customdata}<extra></extra>", "marker": {"size": [18.9, 18.9, 18.9, 18.9, 18.9, 18.9, 18.9, 18.9, 18.9, 18.9]}, "mode": "lines+markers", "name": "swin_freeze (ECE=0.028)", "type": "scatter", "x": [0.5536, 0.6527, 0.7355, 0.812, 0.8743, 0.9186, 0.952, 0.9747, 0.9891, 0.9979], "y": [0.6216, 0.7297, 0.7027, 0.8243, 0.9189, 0.9054, 0.9189, 0.9459, 0.9865, 1]}, {"customdata": [74, 74, 74, 74, 74, 74, 74, 74, 73, 75], "hovertemplate": "conf=%{x:.3f}<br>acc=%{y:.3f}<br>n=%{customdata}<extra></extra>", "marker": {"size": [18.9, 18.9, 18.9, 18.9, 18.9, 18.9, 18.9, 18.9, 18.82, 18.99]}, "mode": "lines+markers", "name": "swin_scratch (ECE=0.182)", "type": "scatter", "x": [0.5721, 0.7001, 0.8006, 0.8677, 0.9149, 0.9516, 0.9749, 0.9892, 0.9967, 0.9997], "y": [0.4865, 0.5135, 0.6351, 0.7703, 0.7297, 0.6757, 0.7027, 0.7568, 0.8356, 0.84]}, {"customdata": [74, 74, 74, 74, 74, 73, 75, 70, 69, 83], "hovertemplate": "conf=%{x:.3f}<br>acc=%{y:.3f}<br>n=%{customdata}<extra></extra>", "marker": {"size": [18.9, 18.9, 18.9, 18.9, 18.9, 18.82, 18.99, 18.55, 18.46, 19.67]}, "mode": "lines+markers", "name": "swin_unweighted (ECE=0.091)", "type": "scatter", "x": [0.7703, 0.9604, 0.9906, 0.9986, 0.9997, 0.9999, 1.0, 1.0, 1.0, 1.0], "y": [0.527, 0.7297, 0.7838, 0.9459, 0.8919, 0.9863, 0.9733, 0.9857, 0.9855, 1]}, {"customdata": [74, 74, 74, 74, 74, 74, 74, 74, 73, 75], "hovertemplate": "conf=%{x:.3f}<br>acc=%{y:.3f}<br>n=%{customdata}<extra></extra>", "marker": {"size": [18.9, 18.9, 18.9, 18.9, 18.9, 18.9, 18.9, 18.9, 18.82, 18.99]}, "mode": "lines+markers", "name": "swin_90_mtl_seed43 (ECE=0.074)", "type": "scatter", "x": [0.6926, 0.9295, 0.9825, 0.9953, 0.999, 0.9998, 0.9999, 1.0, 1.0, 1.0], "y": [0.5676, 0.7297, 0.8243, 0.9054, 0.9459, 1, 0.973, 0.973, 1, 1]}, {"customdata": [74, 74, 74, 74, 74, 74, 74, 74, 74, 74], "hovertemplate": "conf=%{x:.3f}<br>acc=%{y:.3f}<br>n=%{customdata}<extra></extra>", "marker": {"size": [18.9, 18.9, 18.9, 18.9, 18.9, 18.9, 18.9, 18.9, 18.9, 18.9]}, "mode": "lines+markers", "name": "swin_90_mtl_seed44 (ECE=0.075)", "type": "scatter", "x": [0.7286, 0.9227, 0.983, 0.9953, 0.9987, 0.9996, 0.9999, 1.0, 1.0, 1.0], "y": [0.527, 0.6216, 0.8919, 0.9189, 0.9865, 0.973, 0.9865, 0.9865, 0.9865, 1]}, {"customdata": [74, 74, 74, 74, 74, 74, 73, 69, 66, 88], "hovertemplate": "conf=%{x:.3f}<br>acc=%{y:.3f}<br>n=%{customdata}<extra></extra>", "marker": {"size": [18.9, 18.9, 18.9, 18.9, 18.9, 18.9, 18.82, 18.46, 18.19, 20.07]}, "mode": "lines+markers", "name": "swin_90_mtl_seed45 (ECE=0.079)", "type": "scatter", "x": [0.7409, 0.964, 0.9926, 0.9986, 0.9998, 1.0, 1.0, 1.0, 1.0, 1.0], "y": [0.5541, 0.7297, 0.8784, 0.8514, 0.973, 0.9595, 1, 1, 0.9545, 1]}, {"customdata": [74, 74, 74, 74, 74, 74, 74, 74, 74, 74], "hovertemplate": "conf=%{x:.3f}<br>acc=%{y:.3f}<br>n=%{customdata}<extra></extra>", "marker": {"size": [18.9, 18.9, 18.9, 18.9, 18.9, 18.9, 18.9, 18.9, 18.9, 18.9]}, "mode": "lines+markers", "name": "swin_best_aug_seed1 (ECE=0.067)", "type": "scatter", "x": [0.7322, 0.95, 0.9874, 0.9971, 0.9994, 0.9998, 1.0, 1.0, 1.0, 1.0], "y": [0.5, 0.7568, 0.8919, 0.9595, 0.9595, 0.9865, 0.9865, 0.9865, 1, 1]}, {"customdata": [74, 74, 74, 74, 74, 74, 74, 74, 68, 80], "hovertemplate": "conf=%{x:.3f}<br>acc=%{y:.3f}<br>n=%{customdata}<extra></extra>", "marker": {"size": [18.9, 18.9, 18.9, 18.9, 18.9, 18.9, 18.9, 18.9, 18.37, 19.42]}, "mode": "lines+markers", "name": "swin_best_aug_seed2 (ECE=0.067)", "type": "scatter", "x": [0.7138, 0.9555, 0.9909, 0.9978, 0.9995, 0.9999, 1.0, 1.0, 1.0, 1.0], "y": [0.473, 0.7297, 0.8919, 0.9459, 0.9865, 1, 0.973, 1, 0.9853, 1]}, {"customdata": [74, 74, 74, 74, 74, 74, 73, 75, 73, 75], "hovertemplate": "conf=%{x:.3f}<br>acc=%{y:.3f}<br>n=%{customdata}<extra></extra>", "marker": {"size": [18.9, 18.9, 18.9, 18.9, 18.9, 18.9, 18.82, 18.99, 18.82, 18.99]}, "mode": "lines+markers", "name": "swin_best_aug_seed3 (ECE=0.074)", "type": "scatter", "x": [0.7115, 0.9348, 0.9881, 0.9977, 0.9995, 0.9999, 1.0, 1.0, 1.0, 1.0], "y": [0.473, 0.7432, 0.8784, 0.9324, 0.9459, 0.973, 0.9726, 1, 0.9726, 1]}, {"customdata": [74, 74, 74, 74, 74, 74, 70, 78, 43, 105], "hovertemplate": "conf=%{x:.3f}<br>acc=%{y:.3f}<br>n=%{customdata}<extra></extra>", "marker": {"size": [18.9, 18.9, 18.9, 18.9, 18.9, 18.9, 18.55, 19.25, 15.84, 21.37]}, "mode": "lines+markers", "name": "swin_best_low_aug (ECE=0.098)", "type": "scatter", "x": [0.8094, 0.9734, 0.9953, 0.9994, 0.9999, 1.0, 1.0, 1.0, 1.0, 1.0], "y": [0.5, 0.7568, 0.8378, 0.8919, 0.9324, 0.9595, 0.9857, 0.9872, 0.9767, 1]}, {"line": {"color": "gray", "dash": "dash"}, "mode": "lines", "name": "Perfect calibration", "type": "scatter", "x": [0, 1], "y": [0, 1]}], "layout": {"height": 550, "legend": {"itemclick": "toggle", "itemdoubleclick": "toggleothers"}, "title": {"text": "Reliability diagram (equal-mass bins, marker size ∝ sample count)"}, "width": 900, "xaxis": {"range": [0.4, 1], "title": {"text": "Confidence"}}, "yaxis": {"range": [0, 1], "title": {"text": "Accuracy"}}}}
